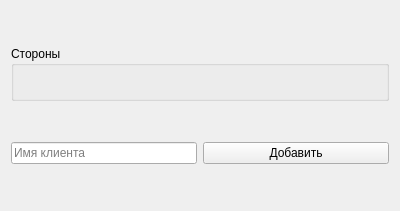
<?xml version="1.0" encoding="UTF-8"?>
<ui version="4.0">
 <class>ControlWidget</class>
 <widget class="QWidget" name="ControlWidget">
  <property name="geometry">
   <rect>
    <x>0</x>
    <y>0</y>
    <width>400</width>
    <height>211</height>
   </rect>
  </property>
  <property name="sizePolicy">
   <sizepolicy hsizetype="Preferred" vsizetype="Maximum">
    <horstretch>0</horstretch>
    <verstretch>0</verstretch>
   </sizepolicy>
  </property>
  <property name="windowTitle">
   <string>Form</string>
  </property>
  <layout class="QVBoxLayout" name="verticalLayout_3">
   <item>
    <widget class="QGroupBox" name="sidesBox">
     <property name="sizePolicy">
      <sizepolicy hsizetype="Preferred" vsizetype="Maximum">
       <horstretch>0</horstretch>
       <verstretch>0</verstretch>
      </sizepolicy>
     </property>
     <property name="title">
      <string>Стороны</string>
     </property>
     <layout class="QVBoxLayout" name="verticalLayout_2">
      <item>
       <widget class="QLabel" name="sides_list">
        <property name="text">
         <string/>
        </property>
       </widget>
      </item>
     </layout>
    </widget>
   </item>
   <item>
    <layout class="QHBoxLayout" name="horizontalLayout">
     <item>
      <widget class="QLineEdit" name="side_name_editor">
       <property name="sizePolicy">
        <sizepolicy hsizetype="Preferred" vsizetype="Fixed">
         <horstretch>0</horstretch>
         <verstretch>0</verstretch>
        </sizepolicy>
       </property>
       <property name="inputMask">
        <string/>
       </property>
       <property name="placeholderText">
        <string>Имя клиента</string>
       </property>
      </widget>
     </item>
     <item>
      <widget class="QPushButton" name="add_side_btn">
       <property name="sizePolicy">
        <sizepolicy hsizetype="Preferred" vsizetype="Fixed">
         <horstretch>0</horstretch>
         <verstretch>0</verstretch>
        </sizepolicy>
       </property>
       <property name="text">
        <string>Добавить</string>
       </property>
      </widget>
     </item>
    </layout>
   </item>
  </layout>
 </widget>
 <resources/>
 <connections/>
</ui>
